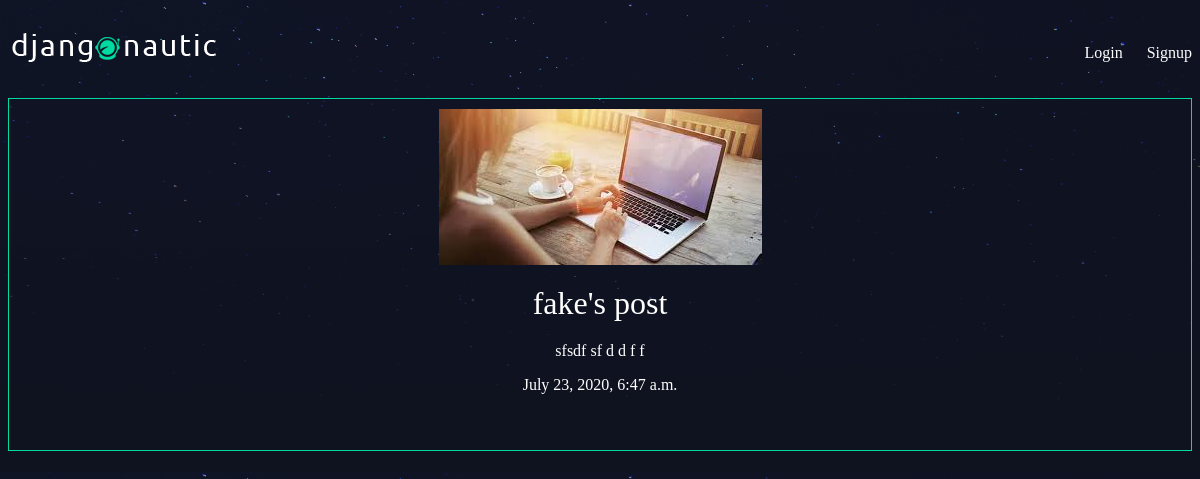
The app's page /articles/paradox_change with its own data.
### articles/models.py (models this page shows, shortened)
class Article(models.Model):
    title = models.CharField(max_length=100)
    slug = models.SlugField(unique=True)
    body = models.TextField()
    date = models.DateTimeField(auto_now_add=True)
    thumb = models.ImageField(default='default.png', blank=True)
    author = models.ForeignKey(User, on_delete=models.CASCADE, default=None)

### articles/views.py (the view)
# urls.py: path('<slug:slug>', views.article_detail, name='detail'),
def article_detail(request, slug):
    article = Article.objects.get(slug=slug)
    return render(request, 'articles/article_detail.html', {'article': article})

### articles/templates/articles/article_detail.html
{% extends 'base_layout.html' %}
{% block content %}
    <div class="article-detail">
        <div class="article">
            <img src="{{ article.thumb.url }}" alt="">
            <h2>{{ article.title }}</h2>
            <p>{{ article.body }}</p>
            <p>{{ article.date }}</p>
        </div>
    </div>
{% endblock %}

### static/styles.css (style rules this page uses)
body { background-color: #0f121f; background-image: url(stars.png); background-repeat-y: no-repeat; color: #fff; }
body * { font-family: Ubuntu; }
h1, h2, h3, h4, h5 { font-weight: normal; margin: 0; }
.article { padding:10px; border:1px solid #00dba0; position: relative; padding-bottom: 40px; }
.article h2 { font-size: 1.2em; }
.article-detail .article img { max-width: 100%; display:block; margin: auto; }
.article-detail .article h2 { text-align: center; margin: 20px auto; font-size: 2em; }
.article-detail .article p { text-align:center; }

### records on screen
Article: thumb (placeholder picture), title "fake's post", body "sfsdf sf d d f f", date "July 23, 2020, 6:47 a.m."
